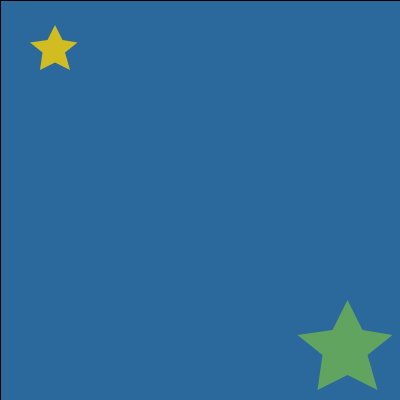
Frame 1 (no input)
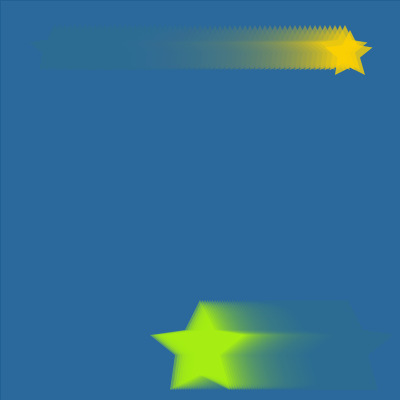
Frame 60 (the mouse pressed at the canvas centre just before this capture)
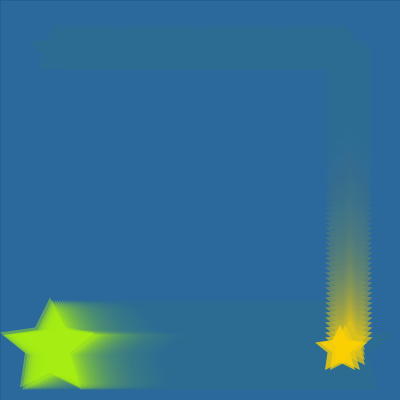
Frame 120 (the mouse held since frame 60 and released just before this capture)

The Processing sketch that drew these frames (run headless with seeded random() and noise(); from frame 60 on, the mouse is pressed at the canvas centre):

// Processing sketch: processing_131643
// ── processing_131643.pde

// hw #5
// copyright eunkic

// mouse left click to increase the speed, right to decrease

// initial point
float initialPoint;

// figure 1 (small star)
float x1, y1, d1, speed1;

// figure 2 (big star) 
float x2, y2, d2, speed2;

// colors
color bgc, c1, c2;


void setup( ) 
{
  size (400, 400);
  background (43, 105, 157);
  
  initialPoint = 50;
  
  x1 = initialPoint;
  y1 = initialPoint;
  x2 = width - initialPoint;
  y2 = height - initialPoint;
  
  d1 = 2.5;
  d2 = 5;
  
  speed1 = 5;
  speed2 = 2.5;
  
  bgc = color (43, 105, 157);
  c1 = color (255, 210, 0, 200);
  c2 = color (182, 255, 0, 100);
  
}

void draw( )
{
  prepareWindow( );
  moveFigure( );
  drawFigure( );
}

void prepareWindow () {
  fill(bgc, 20);
  rect( 0, 0, width, height);
}

void moveFigure () {

  // figure 1 (small star)
  // top-left to top-right
  if (y1 <= initialPoint)
  {
    y1 = initialPoint;
    x1 += speed1;
  }
  // top-right to bottom-right
  if (x1 >= (width-initialPoint))
  {
    x1 = width - initialPoint;
    y1 += speed1;
  }
  // bottom-right to bottom-left
  if (y1 >= (height-initialPoint))
  {
    y1 = height - initialPoint;
    x1 -= speed1;
  }
  // bottom-left to top-left
  if (x1 <= initialPoint)
  {
    x1 = initialPoint;
    y1 -= speed1;
  }
  
  // figure 2 (large star)
  // bottom-right to bottom-left
  if (y2 >= (height-initialPoint))
  {
    y2 = height - initialPoint;
    x2 -= speed2;
  }
  // bottom-left to top-left
  if (x2 <= initialPoint)
  {
    x2 = initialPoint;
    y2 -= speed2;
  }  
  // top-left to top-right
  if (y2 <= initialPoint)
  {
    y2 = initialPoint;
    x2 += speed2;
  }
  // top-right to bottom-right
  if (x2 >= (width-initialPoint))
  {
    x2 = width - initialPoint;
    y2 += speed2;
  }
}

void drawFigure () {
  figure (x1, y1, d1, c1);
  figure (x2, y2, d2, c2);
}

void figure (float x, float y, float d, color c) {
  fill (c);
  noStroke ();
  beginShape();
  vertex(x, y-10*d);
  vertex(x+3*d, y-4*d);
  vertex(x+9*d, y-3*d);
  vertex(x+4*d, y+d);
  vertex(x+6*d, y+8*d);
  vertex(x, y+5*d);
  vertex(x-6*d, y+8*d);
  vertex(x-5*d, y+d);
  vertex(x-10*d, y-3*d);
  vertex(x-3*d, y-4*d);
  endShape(CLOSE);
}

void mousePressed() {
  if (mouseButton == LEFT) 
  {
    speed1 ++;
    speed2 ++;
  } 
  else if (mouseButton == RIGHT) 
  {
    speed1 --;
    speed2 --;
  }
}

//void mouseWheel(MouseEvent event) {
  //float e = event.getAmount();
  //println(e);
  //e = constrain (e, -5, 5);
  //speed1 = constrain (speed1, -10, 10);
  //speed2 = constrain (speed2, -10, 10);
  //if (e > 0)
  //{
  //speed1 ++;
  //speed2 ++;
  //}
  //else if (e < 0) {
  //speed1 --;
  //speed2 --;
  //}
//}
